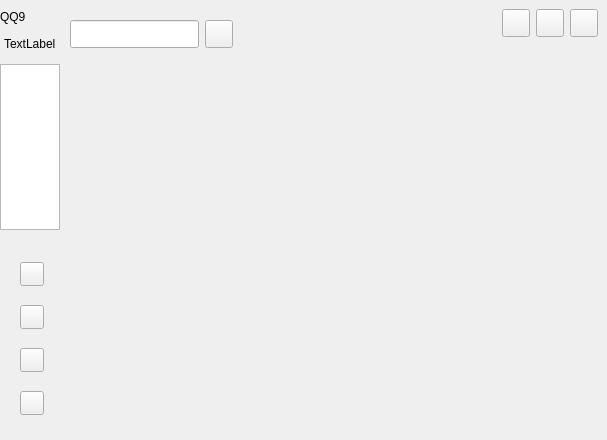
<?xml version="1.0" encoding="UTF-8"?>
<ui version="4.0">
 <class>MainWidget</class>
 <widget class="QWidget" name="MainWidget">
  <property name="geometry">
   <rect>
    <x>0</x>
    <y>0</y>
    <width>607</width>
    <height>440</height>
   </rect>
  </property>
  <property name="sizePolicy">
   <sizepolicy hsizetype="Expanding" vsizetype="Preferred">
    <horstretch>0</horstretch>
    <verstretch>0</verstretch>
   </sizepolicy>
  </property>
  <property name="windowTitle">
   <string>MainWidget</string>
  </property>
  <layout class="QHBoxLayout" name="horizontalLayout_3" stretch="1,25,50">
   <property name="spacing">
    <number>0</number>
   </property>
   <property name="leftMargin">
    <number>0</number>
   </property>
   <property name="topMargin">
    <number>0</number>
   </property>
   <property name="rightMargin">
    <number>0</number>
   </property>
   <property name="bottomMargin">
    <number>0</number>
   </property>
   <item>
    <widget class="QWidget" name="leftWidget" native="true">
     <property name="maximumSize">
      <size>
       <width>60</width>
       <height>16777215</height>
      </size>
     </property>
     <layout class="QVBoxLayout" name="verticalLayout_4">
      <property name="spacing">
       <number>10</number>
      </property>
      <property name="leftMargin">
       <number>0</number>
      </property>
      <property name="topMargin">
       <number>0</number>
      </property>
      <property name="rightMargin">
       <number>0</number>
      </property>
      <property name="bottomMargin">
       <number>0</number>
      </property>
      <item>
       <widget class="QWidget" name="widget_6" native="true"/>
      </item>
      <item>
       <widget class="QLabel" name="qqLab">
        <property name="text">
         <string>QQ9</string>
        </property>
       </widget>
      </item>
      <item>
       <widget class="QWidget" name="widget_4" native="true">
        <layout class="QHBoxLayout" name="horizontalLayout">
         <property name="spacing">
          <number>0</number>
         </property>
         <property name="leftMargin">
          <number>0</number>
         </property>
         <property name="topMargin">
          <number>0</number>
         </property>
         <property name="rightMargin">
          <number>0</number>
         </property>
         <property name="bottomMargin">
          <number>0</number>
         </property>
         <item>
          <spacer name="horizontalSpacer_2">
           <property name="orientation">
            <enum>Qt::Horizontal</enum>
           </property>
           <property name="sizeHint" stdset="0">
            <size>
             <width>0</width>
             <height>20</height>
            </size>
           </property>
          </spacer>
         </item>
         <item>
          <widget class="QLabel" name="headLab">
           <property name="text">
            <string>TextLabel</string>
           </property>
          </widget>
         </item>
         <item>
          <spacer name="horizontalSpacer">
           <property name="orientation">
            <enum>Qt::Horizontal</enum>
           </property>
           <property name="sizeHint" stdset="0">
            <size>
             <width>0</width>
             <height>20</height>
            </size>
           </property>
          </spacer>
         </item>
        </layout>
       </widget>
      </item>
      <item>
       <widget class="QListWidget" name="listWidget"/>
      </item>
      <item>
       <widget class="QWidget" name="widget_5" native="true">
        <property name="minimumSize">
         <size>
          <width>0</width>
          <height>200</height>
         </size>
        </property>
        <property name="maximumSize">
         <size>
          <width>16777215</width>
          <height>200</height>
         </size>
        </property>
        <property name="layoutDirection">
         <enum>Qt::LeftToRight</enum>
        </property>
        <layout class="QVBoxLayout" name="verticalLayout_2">
         <property name="leftMargin">
          <number>20</number>
         </property>
         <property name="rightMargin">
          <number>9</number>
         </property>
         <item>
          <widget class="QPushButton" name="mailBtn">
           <property name="maximumSize">
            <size>
             <width>24</width>
             <height>24</height>
            </size>
           </property>
           <property name="text">
            <string/>
           </property>
           <property name="iconSize">
            <size>
             <width>32</width>
             <height>32</height>
            </size>
           </property>
          </widget>
         </item>
         <item>
          <widget class="QPushButton" name="fileBtn">
           <property name="maximumSize">
            <size>
             <width>24</width>
             <height>24</height>
            </size>
           </property>
           <property name="text">
            <string/>
           </property>
          </widget>
         </item>
         <item>
          <widget class="QPushButton" name="collectBtn">
           <property name="maximumSize">
            <size>
             <width>24</width>
             <height>24</height>
            </size>
           </property>
           <property name="text">
            <string/>
           </property>
          </widget>
         </item>
         <item>
          <widget class="QPushButton" name="otherBtn">
           <property name="maximumSize">
            <size>
             <width>24</width>
             <height>24</height>
            </size>
           </property>
           <property name="text">
            <string/>
           </property>
          </widget>
         </item>
        </layout>
       </widget>
      </item>
     </layout>
    </widget>
   </item>
   <item>
    <widget class="QWidget" name="contactWidget" native="true">
     <property name="maximumSize">
      <size>
       <width>300</width>
       <height>16777215</height>
      </size>
     </property>
     <layout class="QVBoxLayout" name="verticalLayout">
      <property name="spacing">
       <number>0</number>
      </property>
      <property name="leftMargin">
       <number>0</number>
      </property>
      <property name="topMargin">
       <number>0</number>
      </property>
      <property name="rightMargin">
       <number>0</number>
      </property>
      <property name="bottomMargin">
       <number>0</number>
      </property>
      <item>
       <widget class="QWidget" name="widget" native="true">
        <layout class="QHBoxLayout" name="horizontalLayout_2" stretch="0,0">
         <property name="leftMargin">
          <number>10</number>
         </property>
         <property name="topMargin">
          <number>20</number>
         </property>
         <property name="bottomMargin">
          <number>15</number>
         </property>
         <item>
          <widget class="QLineEdit" name="searchEdit">
           <property name="maximumSize">
            <size>
             <width>16777215</width>
             <height>28</height>
            </size>
           </property>
           <property name="text">
            <string/>
           </property>
          </widget>
         </item>
         <item>
          <widget class="QPushButton" name="addBtn">
           <property name="minimumSize">
            <size>
             <width>28</width>
             <height>28</height>
            </size>
           </property>
           <property name="maximumSize">
            <size>
             <width>28</width>
             <height>28</height>
            </size>
           </property>
           <property name="text">
            <string/>
           </property>
           <property name="iconSize">
            <size>
             <width>18</width>
             <height>18</height>
            </size>
           </property>
          </widget>
         </item>
        </layout>
       </widget>
      </item>
      <item>
       <widget class="QStackedWidget" name="listStackedWidget">
        <widget class="QWidget" name="page"/>
        <widget class="QWidget" name="page_2"/>
       </widget>
      </item>
     </layout>
    </widget>
   </item>
   <item>
    <widget class="QWidget" name="rightWidget" native="true">
     <property name="sizePolicy">
      <sizepolicy hsizetype="Preferred" vsizetype="Preferred">
       <horstretch>0</horstretch>
       <verstretch>0</verstretch>
      </sizepolicy>
     </property>
     <layout class="QVBoxLayout" name="verticalLayout_3">
      <property name="spacing">
       <number>0</number>
      </property>
      <property name="leftMargin">
       <number>0</number>
      </property>
      <property name="topMargin">
       <number>0</number>
      </property>
      <property name="rightMargin">
       <number>0</number>
      </property>
      <property name="bottomMargin">
       <number>0</number>
      </property>
      <item>
       <widget class="QWidget" name="widget_2" native="true">
        <layout class="QHBoxLayout" name="horizontalLayout_4">
         <item>
          <spacer name="horizontalSpacer_3">
           <property name="orientation">
            <enum>Qt::Horizontal</enum>
           </property>
           <property name="sizeHint" stdset="0">
            <size>
             <width>422</width>
             <height>20</height>
            </size>
           </property>
          </spacer>
         </item>
         <item>
          <widget class="QPushButton" name="hideBtn">
           <property name="maximumSize">
            <size>
             <width>28</width>
             <height>28</height>
            </size>
           </property>
           <property name="text">
            <string/>
           </property>
          </widget>
         </item>
         <item>
          <widget class="QPushButton" name="expandBtn">
           <property name="minimumSize">
            <size>
             <width>28</width>
             <height>28</height>
            </size>
           </property>
           <property name="maximumSize">
            <size>
             <width>28</width>
             <height>28</height>
            </size>
           </property>
           <property name="text">
            <string/>
           </property>
          </widget>
         </item>
         <item>
          <widget class="QPushButton" name="exitBtn">
           <property name="minimumSize">
            <size>
             <width>28</width>
             <height>28</height>
            </size>
           </property>
           <property name="maximumSize">
            <size>
             <width>28</width>
             <height>28</height>
            </size>
           </property>
           <property name="text">
            <string/>
           </property>
          </widget>
         </item>
        </layout>
       </widget>
      </item>
      <item>
       <widget class="QStackedWidget" name="messageStackedWidget">
        <widget class="QWidget" name="page_3"/>
        <widget class="QWidget" name="page_4"/>
       </widget>
      </item>
     </layout>
    </widget>
   </item>
  </layout>
 </widget>
 <resources/>
 <connections/>
</ui>
